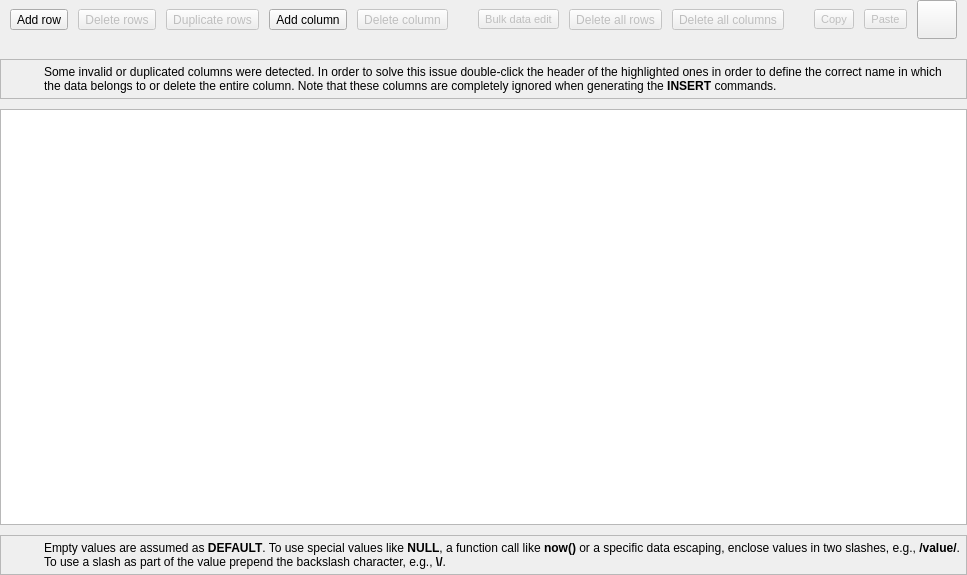
<?xml version="1.0" encoding="UTF-8"?>
<ui version="4.0">
 <class>TableDataWidget</class>
 <widget class="QWidget" name="TableDataWidget">
  <property name="geometry">
   <rect>
    <x>0</x>
    <y>0</y>
    <width>658</width>
    <height>575</height>
   </rect>
  </property>
  <property name="windowTitle">
   <string>Edit table data</string>
  </property>
  <layout class="QGridLayout" name="tabledata_grid">
   <property name="leftMargin">
    <number>0</number>
   </property>
   <property name="topMargin">
    <number>0</number>
   </property>
   <property name="rightMargin">
    <number>0</number>
   </property>
   <property name="bottomMargin">
    <number>0</number>
   </property>
   <property name="spacing">
    <number>10</number>
   </property>
   <item row="3" column="0" colspan="15">
    <widget class="QTableWidget" name="data_tbw">
     <property name="enabled">
      <bool>true</bool>
     </property>
     <property name="sizePolicy">
      <sizepolicy hsizetype="Expanding" vsizetype="Expanding">
       <horstretch>0</horstretch>
       <verstretch>0</verstretch>
      </sizepolicy>
     </property>
     <property name="sizeAdjustPolicy">
      <enum>QAbstractScrollArea::AdjustToContents</enum>
     </property>
     <property name="editTriggers">
      <set>QAbstractItemView::AnyKeyPressed|QAbstractItemView::DoubleClicked</set>
     </property>
     <property name="dragDropMode">
      <enum>QAbstractItemView::NoDragDrop</enum>
     </property>
     <property name="alternatingRowColors">
      <bool>true</bool>
     </property>
     <property name="selectionMode">
      <enum>QAbstractItemView::ExtendedSelection</enum>
     </property>
     <property name="selectionBehavior">
      <enum>QAbstractItemView::SelectItems</enum>
     </property>
     <property name="horizontalScrollMode">
      <enum>QAbstractItemView::ScrollPerPixel</enum>
     </property>
     <property name="sortingEnabled">
      <bool>false</bool>
     </property>
     <property name="rowCount">
      <number>0</number>
     </property>
     <property name="columnCount">
      <number>0</number>
     </property>
     <attribute name="horizontalHeaderCascadingSectionResizes">
      <bool>true</bool>
     </attribute>
     <attribute name="horizontalHeaderMinimumSectionSize">
      <number>30</number>
     </attribute>
     <attribute name="horizontalHeaderShowSortIndicator" stdset="0">
      <bool>false</bool>
     </attribute>
     <attribute name="horizontalHeaderStretchLastSection">
      <bool>true</bool>
     </attribute>
     <attribute name="verticalHeaderCascadingSectionResizes">
      <bool>false</bool>
     </attribute>
     <attribute name="verticalHeaderMinimumSectionSize">
      <number>30</number>
     </attribute>
     <attribute name="verticalHeaderDefaultSectionSize">
      <number>30</number>
     </attribute>
    </widget>
   </item>
   <item row="0" column="11">
    <widget class="QToolButton" name="copy_tb">
     <property name="enabled">
      <bool>false</bool>
     </property>
     <property name="minimumSize">
      <size>
       <width>0</width>
       <height>0</height>
      </size>
     </property>
     <property name="font">
      <font>
       <pointsize>8</pointsize>
      </font>
     </property>
     <property name="toolTip">
      <string>Copy items on the grid</string>
     </property>
     <property name="text">
      <string>Copy</string>
     </property>
     <property name="icon">
      <iconset resource="../../res/resources.qrc">
       <normaloff>:/icons/icons/copy.png</normaloff>:/icons/icons/copy.png</iconset>
     </property>
     <property name="iconSize">
      <size>
       <width>32</width>
       <height>32</height>
      </size>
     </property>
     <property name="popupMode">
      <enum>QToolButton::InstantPopup</enum>
     </property>
     <property name="toolButtonStyle">
      <enum>Qt::ToolButtonIconOnly</enum>
     </property>
    </widget>
   </item>
   <item row="0" column="1">
    <widget class="QToolButton" name="add_row_tb">
     <property name="enabled">
      <bool>true</bool>
     </property>
     <property name="minimumSize">
      <size>
       <width>0</width>
       <height>0</height>
      </size>
     </property>
     <property name="toolTip">
      <string>Add empty rows</string>
     </property>
     <property name="text">
      <string>Add row</string>
     </property>
     <property name="icon">
      <iconset resource="../../res/resources.qrc">
       <normaloff>:/icons/icons/addrow.png</normaloff>:/icons/icons/addrow.png</iconset>
     </property>
     <property name="iconSize">
      <size>
       <width>32</width>
       <height>32</height>
      </size>
     </property>
     <property name="shortcut">
      <string>Ins</string>
     </property>
     <property name="toolButtonStyle">
      <enum>Qt::ToolButtonIconOnly</enum>
     </property>
    </widget>
   </item>
   <item row="0" column="5">
    <widget class="QToolButton" name="del_cols_tb">
     <property name="enabled">
      <bool>false</bool>
     </property>
     <property name="minimumSize">
      <size>
       <width>0</width>
       <height>0</height>
      </size>
     </property>
     <property name="toolTip">
      <string>Delete the selected columns</string>
     </property>
     <property name="text">
      <string>Delete column</string>
     </property>
     <property name="icon">
      <iconset resource="../../res/resources.qrc">
       <normaloff>:/icons/icons/delcol.png</normaloff>:/icons/icons/delcol.png</iconset>
     </property>
     <property name="iconSize">
      <size>
       <width>32</width>
       <height>32</height>
      </size>
     </property>
     <property name="shortcut">
      <string>Del</string>
     </property>
     <property name="toolButtonStyle">
      <enum>Qt::ToolButtonIconOnly</enum>
     </property>
    </widget>
   </item>
   <item row="0" column="12">
    <widget class="QToolButton" name="paste_tb">
     <property name="enabled">
      <bool>false</bool>
     </property>
     <property name="minimumSize">
      <size>
       <width>0</width>
       <height>0</height>
      </size>
     </property>
     <property name="font">
      <font>
       <pointsize>8</pointsize>
      </font>
     </property>
     <property name="toolTip">
      <string>Paste items on the grid</string>
     </property>
     <property name="text">
      <string>Paste</string>
     </property>
     <property name="icon">
      <iconset resource="../../res/resources.qrc">
       <normaloff>:/icons/icons/paste.png</normaloff>:/icons/icons/paste.png</iconset>
     </property>
     <property name="iconSize">
      <size>
       <width>32</width>
       <height>32</height>
      </size>
     </property>
     <property name="shortcut">
      <string>Ctrl+V</string>
     </property>
     <property name="popupMode">
      <enum>QToolButton::InstantPopup</enum>
     </property>
     <property name="toolButtonStyle">
      <enum>Qt::ToolButtonIconOnly</enum>
     </property>
    </widget>
   </item>
   <item row="0" column="13">
    <widget class="QToolButton" name="csv_load_tb">
     <property name="enabled">
      <bool>true</bool>
     </property>
     <property name="minimumSize">
      <size>
       <width>0</width>
       <height>0</height>
      </size>
     </property>
     <property name="toolTip">
      <string>Fills the grid using a CSV file</string>
     </property>
     <property name="icon">
      <iconset resource="../../res/resources.qrc">
       <normaloff>:/icons/icons/open.png</normaloff>:/icons/icons/open.png</iconset>
     </property>
     <property name="iconSize">
      <size>
       <width>32</width>
       <height>32</height>
      </size>
     </property>
     <property name="shortcut">
      <string/>
     </property>
     <property name="checkable">
      <bool>true</bool>
     </property>
     <property name="toolButtonStyle">
      <enum>Qt::ToolButtonIconOnly</enum>
     </property>
    </widget>
   </item>
   <item row="2" column="0" colspan="15">
    <widget class="QFrame" name="warn_frm">
     <property name="sizePolicy">
      <sizepolicy hsizetype="Preferred" vsizetype="Fixed">
       <horstretch>0</horstretch>
       <verstretch>0</verstretch>
      </sizepolicy>
     </property>
     <property name="minimumSize">
      <size>
       <width>0</width>
       <height>30</height>
      </size>
     </property>
     <property name="frameShape">
      <enum>QFrame::StyledPanel</enum>
     </property>
     <property name="frameShadow">
      <enum>QFrame::Raised</enum>
     </property>
     <layout class="QGridLayout" name="gridLayout_6">
      <property name="leftMargin">
       <number>5</number>
      </property>
      <property name="topMargin">
       <number>5</number>
      </property>
      <property name="rightMargin">
       <number>5</number>
      </property>
      <property name="bottomMargin">
       <number>5</number>
      </property>
      <item row="0" column="0">
       <widget class="QLabel" name="label_7">
        <property name="maximumSize">
         <size>
          <width>32</width>
          <height>32</height>
         </size>
        </property>
        <property name="text">
         <string/>
        </property>
        <property name="textFormat">
         <enum>Qt::AutoText</enum>
        </property>
        <property name="pixmap">
         <pixmap resource="../../res/resources.qrc">:/icons/icons/alert.png</pixmap>
        </property>
        <property name="scaledContents">
         <bool>true</bool>
        </property>
       </widget>
      </item>
      <item row="0" column="1">
       <widget class="QLabel" name="hint_lbl_2">
        <property name="sizePolicy">
         <sizepolicy hsizetype="Preferred" vsizetype="Preferred">
          <horstretch>0</horstretch>
          <verstretch>0</verstretch>
         </sizepolicy>
        </property>
        <property name="font">
         <font>
          <weight>50</weight>
          <bold>false</bold>
          <underline>false</underline>
          <strikeout>false</strikeout>
          <kerning>true</kerning>
         </font>
        </property>
        <property name="text">
         <string>&lt;html&gt;&lt;head/&gt;&lt;body&gt;&lt;p&gt;Some invalid or duplicated columns were detected. In order to solve this issue double-click the header of the highlighted ones in order to define the correct name in which the data belongs to or delete the entire column. Note that these columns are completely ignored when generating the &lt;span style=&quot; font-weight:600;&quot;&gt;INSERT&lt;/span&gt; commands.&lt;/p&gt;&lt;/body&gt;&lt;/html&gt;</string>
        </property>
        <property name="wordWrap">
         <bool>true</bool>
        </property>
       </widget>
      </item>
     </layout>
    </widget>
   </item>
   <item row="0" column="4">
    <widget class="QToolButton" name="add_col_tb">
     <property name="enabled">
      <bool>true</bool>
     </property>
     <property name="minimumSize">
      <size>
       <width>0</width>
       <height>0</height>
      </size>
     </property>
     <property name="toolTip">
      <string>Add an empty column</string>
     </property>
     <property name="text">
      <string>Add column</string>
     </property>
     <property name="icon">
      <iconset resource="../../res/resources.qrc">
       <normaloff>:/icons/icons/addcol.png</normaloff>:/icons/icons/addcol.png</iconset>
     </property>
     <property name="iconSize">
      <size>
       <width>32</width>
       <height>32</height>
      </size>
     </property>
     <property name="popupMode">
      <enum>QToolButton::InstantPopup</enum>
     </property>
     <property name="toolButtonStyle">
      <enum>Qt::ToolButtonIconOnly</enum>
     </property>
    </widget>
   </item>
   <item row="0" column="3">
    <widget class="QToolButton" name="dup_rows_tb">
     <property name="enabled">
      <bool>false</bool>
     </property>
     <property name="minimumSize">
      <size>
       <width>0</width>
       <height>0</height>
      </size>
     </property>
     <property name="toolTip">
      <string>Duplicate the selected rows</string>
     </property>
     <property name="text">
      <string>Duplicate rows</string>
     </property>
     <property name="icon">
      <iconset resource="../../res/resources.qrc">
       <normaloff>:/icons/icons/duprow.png</normaloff>:/icons/icons/duprow.png</iconset>
     </property>
     <property name="iconSize">
      <size>
       <width>32</width>
       <height>32</height>
      </size>
     </property>
     <property name="shortcut">
      <string>Ctrl+D</string>
     </property>
     <property name="toolButtonStyle">
      <enum>Qt::ToolButtonIconOnly</enum>
     </property>
    </widget>
   </item>
   <item row="0" column="14">
    <spacer name="horizontalSpacer_2">
     <property name="orientation">
      <enum>Qt::Horizontal</enum>
     </property>
     <property name="sizeHint" stdset="0">
      <size>
       <width>40</width>
       <height>20</height>
      </size>
     </property>
    </spacer>
   </item>
   <item row="0" column="7">
    <widget class="QToolButton" name="bulkedit_tb">
     <property name="enabled">
      <bool>false</bool>
     </property>
     <property name="minimumSize">
      <size>
       <width>0</width>
       <height>0</height>
      </size>
     </property>
     <property name="font">
      <font>
       <pointsize>8</pointsize>
      </font>
     </property>
     <property name="toolTip">
      <string>Change the values of all selected cells at once</string>
     </property>
     <property name="text">
      <string>Bulk data edit</string>
     </property>
     <property name="icon">
      <iconset resource="../../res/resources.qrc">
       <normaloff>:/icons/icons/bulkedit.png</normaloff>:/icons/icons/bulkedit.png</iconset>
     </property>
     <property name="iconSize">
      <size>
       <width>32</width>
       <height>32</height>
      </size>
     </property>
     <property name="shortcut">
      <string>Ctrl+E</string>
     </property>
     <property name="toolButtonStyle">
      <enum>Qt::ToolButtonIconOnly</enum>
     </property>
    </widget>
   </item>
   <item row="0" column="0">
    <spacer name="horizontalSpacer">
     <property name="orientation">
      <enum>Qt::Horizontal</enum>
     </property>
     <property name="sizeHint" stdset="0">
      <size>
       <width>40</width>
       <height>20</height>
      </size>
     </property>
    </spacer>
   </item>
   <item row="0" column="10">
    <spacer name="horizontalSpacer_3">
     <property name="orientation">
      <enum>Qt::Horizontal</enum>
     </property>
     <property name="sizeType">
      <enum>QSizePolicy::Fixed</enum>
     </property>
     <property name="sizeHint" stdset="0">
      <size>
       <width>10</width>
       <height>20</height>
      </size>
     </property>
    </spacer>
   </item>
   <item row="1" column="0" colspan="15">
    <widget class="QWidget" name="csv_load_parent" native="true">
     <property name="minimumSize">
      <size>
       <width>0</width>
       <height>0</height>
      </size>
     </property>
    </widget>
   </item>
   <item row="0" column="9">
    <widget class="QToolButton" name="clear_cols_tb">
     <property name="enabled">
      <bool>false</bool>
     </property>
     <property name="minimumSize">
      <size>
       <width>0</width>
       <height>0</height>
      </size>
     </property>
     <property name="toolTip">
      <string>Remove all columns (and rows) from the grid</string>
     </property>
     <property name="text">
      <string>Delete all columns</string>
     </property>
     <property name="icon">
      <iconset resource="../../res/resources.qrc">
       <normaloff>:/icons/icons/delcols.png</normaloff>:/icons/icons/delcols.png</iconset>
     </property>
     <property name="iconSize">
      <size>
       <width>32</width>
       <height>32</height>
      </size>
     </property>
     <property name="shortcut">
      <string>Ctrl+Shift+Del</string>
     </property>
     <property name="toolButtonStyle">
      <enum>Qt::ToolButtonIconOnly</enum>
     </property>
    </widget>
   </item>
   <item row="0" column="2">
    <widget class="QToolButton" name="del_rows_tb">
     <property name="enabled">
      <bool>false</bool>
     </property>
     <property name="minimumSize">
      <size>
       <width>0</width>
       <height>0</height>
      </size>
     </property>
     <property name="toolTip">
      <string>Delete the selected rows</string>
     </property>
     <property name="text">
      <string>Delete rows</string>
     </property>
     <property name="icon">
      <iconset resource="../../res/resources.qrc">
       <normaloff>:/icons/icons/delrow.png</normaloff>:/icons/icons/delrow.png</iconset>
     </property>
     <property name="iconSize">
      <size>
       <width>32</width>
       <height>32</height>
      </size>
     </property>
     <property name="shortcut">
      <string>Del</string>
     </property>
     <property name="toolButtonStyle">
      <enum>Qt::ToolButtonIconOnly</enum>
     </property>
    </widget>
   </item>
   <item row="5" column="0" colspan="15">
    <widget class="QFrame" name="hint_frm">
     <property name="sizePolicy">
      <sizepolicy hsizetype="Preferred" vsizetype="Fixed">
       <horstretch>0</horstretch>
       <verstretch>0</verstretch>
      </sizepolicy>
     </property>
     <property name="minimumSize">
      <size>
       <width>0</width>
       <height>30</height>
      </size>
     </property>
     <property name="frameShape">
      <enum>QFrame::StyledPanel</enum>
     </property>
     <property name="frameShadow">
      <enum>QFrame::Raised</enum>
     </property>
     <layout class="QGridLayout" name="gridLayout_5">
      <property name="leftMargin">
       <number>5</number>
      </property>
      <property name="topMargin">
       <number>5</number>
      </property>
      <property name="rightMargin">
       <number>5</number>
      </property>
      <property name="bottomMargin">
       <number>5</number>
      </property>
      <item row="0" column="0">
       <widget class="QLabel" name="label_6">
        <property name="maximumSize">
         <size>
          <width>32</width>
          <height>32</height>
         </size>
        </property>
        <property name="text">
         <string/>
        </property>
        <property name="textFormat">
         <enum>Qt::AutoText</enum>
        </property>
        <property name="pixmap">
         <pixmap resource="../../res/resources.qrc">:/icons/icons/info.png</pixmap>
        </property>
        <property name="scaledContents">
         <bool>true</bool>
        </property>
       </widget>
      </item>
      <item row="0" column="1">
       <widget class="QLabel" name="hint_lbl">
        <property name="sizePolicy">
         <sizepolicy hsizetype="Preferred" vsizetype="Preferred">
          <horstretch>0</horstretch>
          <verstretch>0</verstretch>
         </sizepolicy>
        </property>
        <property name="font">
         <font>
          <weight>50</weight>
          <bold>false</bold>
          <underline>false</underline>
          <strikeout>false</strikeout>
          <kerning>true</kerning>
         </font>
        </property>
        <property name="text">
         <string>&lt;html&gt;&lt;head/&gt;&lt;body&gt;&lt;p&gt;Empty values are assumed as &lt;span style=&quot; font-weight:600;&quot;&gt;DEFAULT&lt;/span&gt;. To use special values like &lt;span style=&quot; font-weight:600;&quot;&gt;NULL&lt;/span&gt;, a function call like &lt;span style=&quot; font-weight:600;&quot;&gt;now()&lt;/span&gt; or a specific data escaping, enclose values in two slashes, e.g., &lt;span style=&quot; font-weight:600;&quot;&gt;/value/&lt;/span&gt;. To use a slash as part of the value prepend the backslash character, e.g., &lt;span style=&quot; font-weight:600;&quot;&gt;\/&lt;/span&gt;.&lt;/p&gt;&lt;/body&gt;&lt;/html&gt;</string>
        </property>
        <property name="wordWrap">
         <bool>true</bool>
        </property>
       </widget>
      </item>
     </layout>
    </widget>
   </item>
   <item row="0" column="8">
    <widget class="QToolButton" name="clear_rows_tb">
     <property name="enabled">
      <bool>false</bool>
     </property>
     <property name="minimumSize">
      <size>
       <width>0</width>
       <height>0</height>
      </size>
     </property>
     <property name="toolTip">
      <string>Remove all rows from the grid preserving columns</string>
     </property>
     <property name="text">
      <string>Delete all rows</string>
     </property>
     <property name="icon">
      <iconset resource="../../res/resources.qrc">
       <normaloff>:/icons/icons/delrows.png</normaloff>:/icons/icons/delrows.png</iconset>
     </property>
     <property name="iconSize">
      <size>
       <width>32</width>
       <height>32</height>
      </size>
     </property>
     <property name="shortcut">
      <string>Shift+Del</string>
     </property>
     <property name="toolButtonStyle">
      <enum>Qt::ToolButtonIconOnly</enum>
     </property>
    </widget>
   </item>
   <item row="0" column="6">
    <spacer name="horizontalSpacer_4">
     <property name="orientation">
      <enum>Qt::Horizontal</enum>
     </property>
     <property name="sizeType">
      <enum>QSizePolicy::Fixed</enum>
     </property>
     <property name="sizeHint" stdset="0">
      <size>
       <width>10</width>
       <height>20</height>
      </size>
     </property>
    </spacer>
   </item>
  </layout>
  <zorder>clear_rows_tb</zorder>
  <zorder>hint_frm</zorder>
  <zorder>data_tbw</zorder>
  <zorder>del_cols_tb</zorder>
  <zorder>add_col_tb</zorder>
  <zorder>dup_rows_tb</zorder>
  <zorder>add_row_tb</zorder>
  <zorder>del_rows_tb</zorder>
  <zorder>clear_cols_tb</zorder>
  <zorder>csv_load_tb</zorder>
  <zorder>csv_load_parent</zorder>
  <zorder>warn_frm</zorder>
  <zorder>bulkedit_tb</zorder>
  <zorder>copy_tb</zorder>
  <zorder>paste_tb</zorder>
 </widget>
 <resources>
  <include location="../../res/resources.qrc"/>
  <include location="../../res/resources.qrc"/>
  <include location="../../res/resources.qrc"/>
 </resources>
 <connections/>
</ui>
